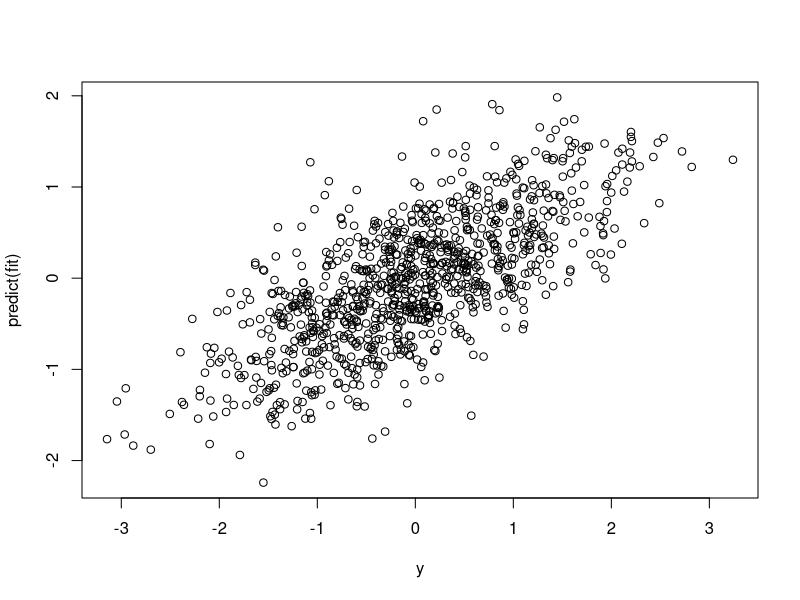
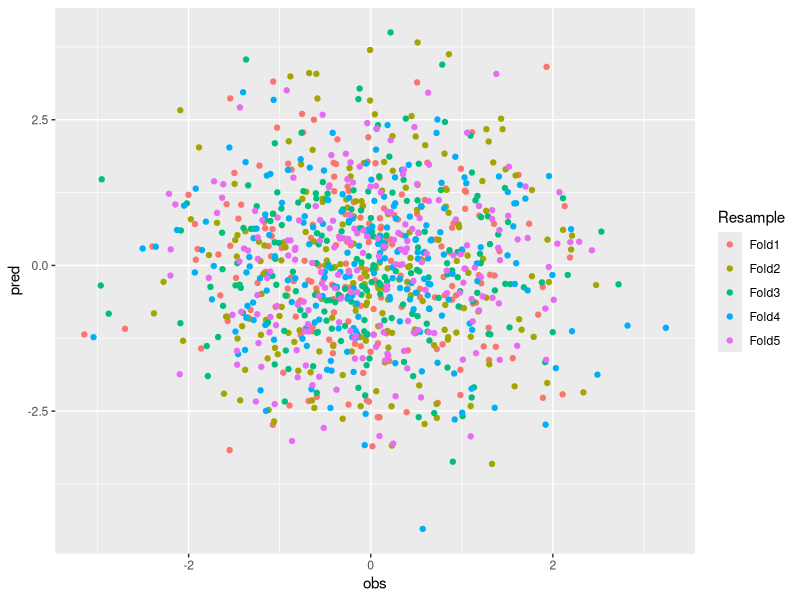
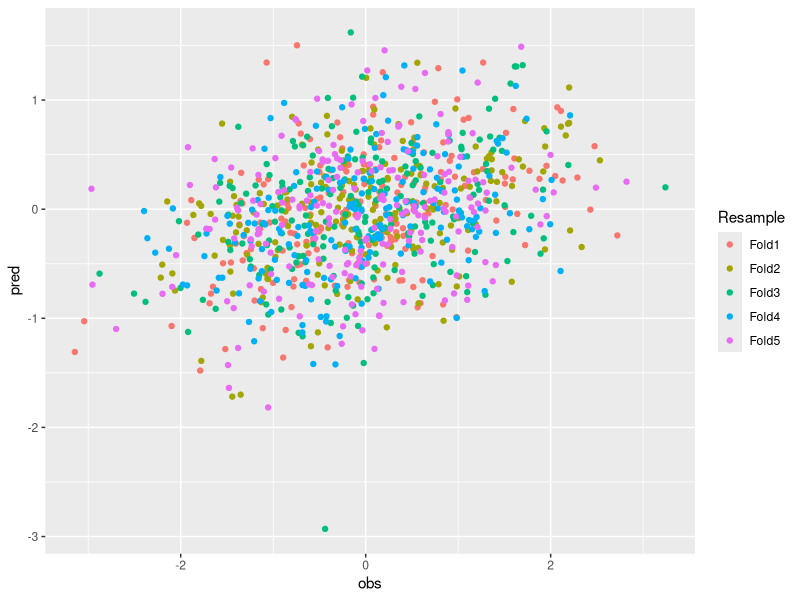
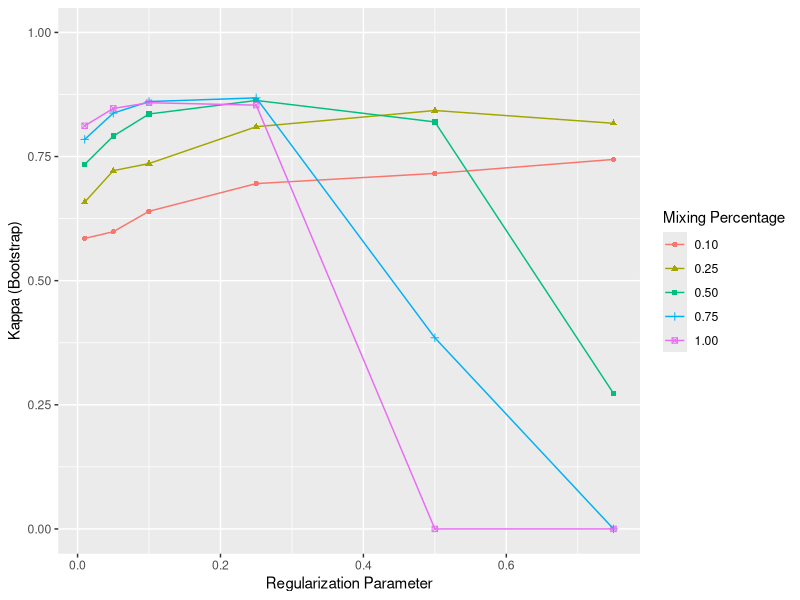
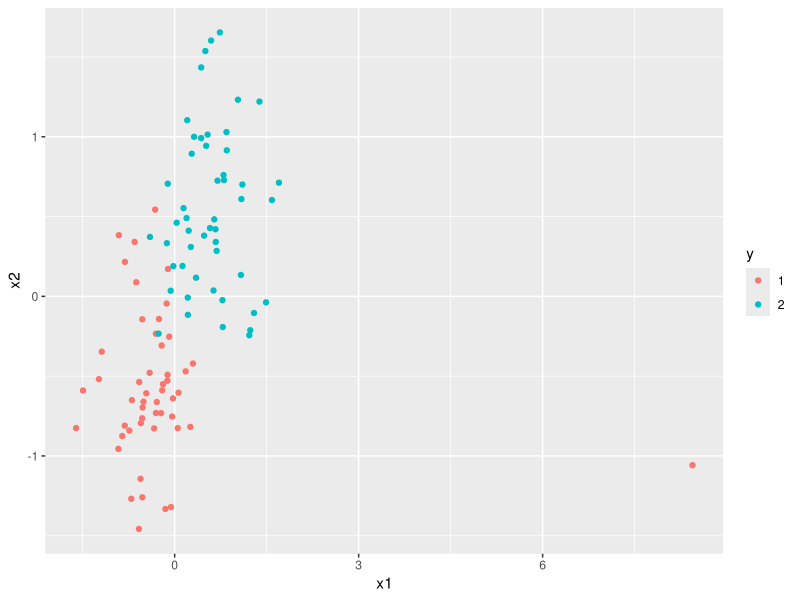
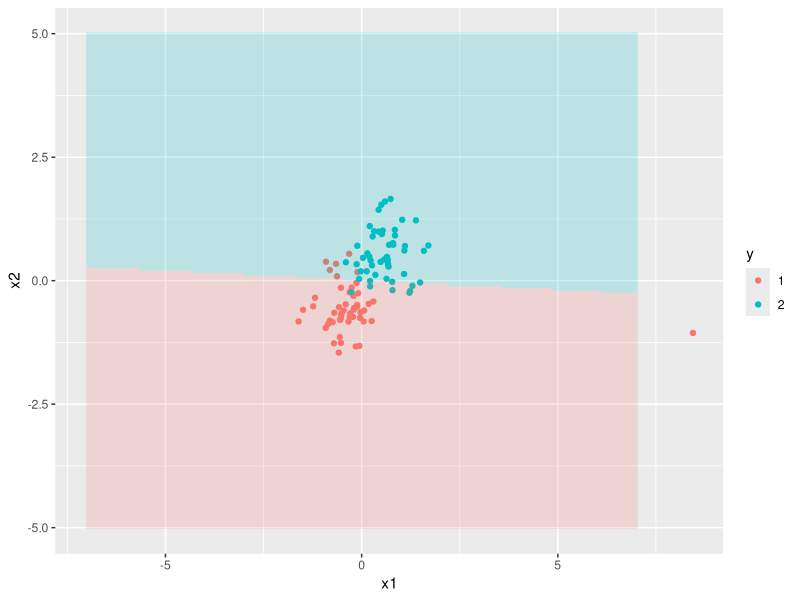
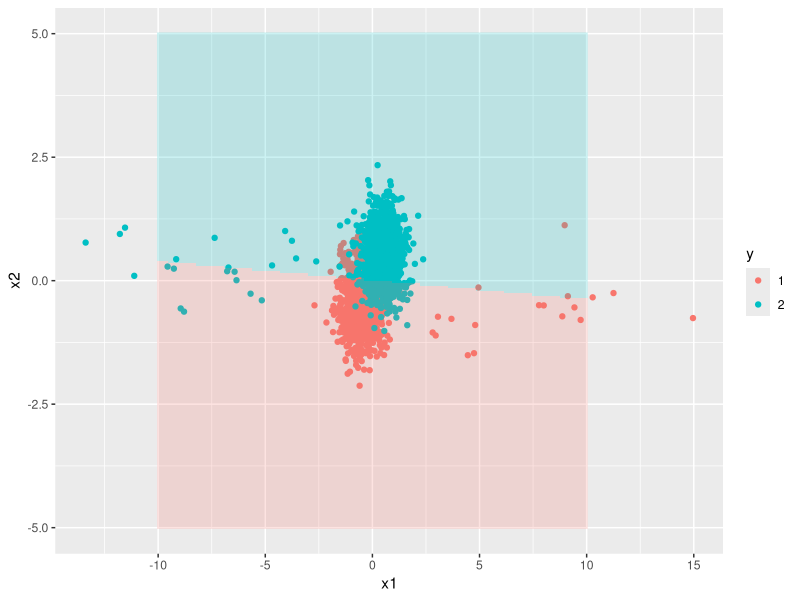

The R source for these figures, in order: (Note: this script raises an error after producing the figures.)
## ---- chunk 1
knitr::opts_chunk$set(cache=TRUE)
## ---- chunk 2
library(caret)
n <- 1000 # observations
p <- 500 # features

# simulate x
x <- matrix(rnorm(n*p),ncol=p,dimnames=list(seq_len(n),seq_len(p)))

# simulate y
y <- rnorm(n)

# fit model
fit <- train(x, y, method="lm", trControl=trainControl(method="none"))

# print results
fit$results

# plot predicted values vs actual values
plot(y, predict(fit))

# print correlation
cor(y, predict(fit))
## ---- chunk 3
# specify cross validation setup using trainControl
trCtl <- trainControl(method="cv", number=5, savePredictions=TRUE)

# fit model using trainControl specification
fit <- train(x, y, method="lm", trControl=trCtl)
## ---- chunk 4
# print results
fit$results
head(fit$pred)
## ---- chunk 5
# function calculates mean R^2 across folds
getR2 <- function(pred) {
  r2s <- sapply(1:5, function(i) {
    idx <- pred[,"Resample"] == paste0("Fold",i)
    cor(pred[idx,2], pred[idx,1])^2
  })
  mean(r2s)
}
getR2(fit$pred)
## ---- chunk 6
library(ggplot2)
ggplot(fit$pred, aes(obs, pred, color=Resample)) + geom_point()
## ---- chunk 7
cors <- cor(x, y)[,1]
q <- quantile(abs(cors), .8)
x.filt <- x[,abs(cors) > q]
fit <- train(x.filt, y, method="lm", trControl=trCtl)
fit$results
## ---- chunk 8
ggplot(fit$pred, aes(obs, pred, color=Resample)) + geom_point()
## ---- chunk 9
summary(iris)
idx <- 51:150
x <- cbind(iris[idx,1:4], matrix(rnorm(100*100),ncol=100))
x <- scale(x)
y <- droplevels(iris$Species[idx])
table(y)
## ---- chunk 10
tg <- expand.grid(lambda=c(.01,.05,.1,.25,.5,.75), alpha=c(.1,.25,.5,.75,1))
head(tg,8)
## ---- chunk 11
fit <- train(x, y, method="glmnet", tuneGrid=tg)
ggplot(fit, metric="Kappa") + ylim(0,1)
## ---- chunk 12
fit$bestTune
fit$results[rownames(fit$bestTune),]
## ---- chunk 13
train.idx <- createDataPartition(y, p=.75, list=FALSE)
# just demonstrating that the labels are balanced:
table(seq_len(100) %in% train.idx, y)
## ---- chunk 14
train.x <- x[train.idx,]
train.y <- y[train.idx]
test.x <- x[-train.idx,]
test.y <- y[-train.idx]
## ---- chunk 15
fit <- train(train.x, train.y, method="glmnet", tuneGrid=tg)
fit$results[rownames(fit$bestTune),]
## ---- chunk 16
pred <- predict(fit, newdata=test.x)
table(pred, test.y)
## ---- chunk 17
confusionMatrix(data=pred, reference=test.y)
## ---- chunk 18
postResample(pred=pred, obs=test.y)
## ---- chunk 19
makeData <- function(n) {
  sd <- .5
  
  # simulate first predictor, half negative half positive
  x1 <- c(rnorm(.5*n,-.5,sd),rnorm(.5*n,.5,sd))
  
  # simulate second predictor, half negative half positive
  x2 <- c(rnorm(.5*n,-.5,sd),rnorm(.5*n,.5,sd))
  
  # pick a small random subset of samples and make as outliers
  idx <- sample(n, .025*n)
  x1[idx] <- -10 * x1[idx]
  
  # create class labels (1 or 2) with equal prevalence
  # labels overlap with negative and positive mean values of x1 and x2
  y <- factor(rep(c(1,2),n*c(.5,.5)))
  data.frame(x1,x2,y)
}
set.seed(1)
dat <- makeData(100)
y <- dat$y
x <- dat[c("x1","x2")]
ggplot(dat, aes(x1,x2,col=y)) + geom_point()
## ---- chunk 20
library(MASS)
learner <- function(x,y) {
  # get min and max of 1st col of x
  idx <- c(which.max(x[,1]), which.min(x[,1]))
  wt <- 10
  # repeat these observations wt times in original data and add to x and y
  x <- rbind(x, do.call(rbind, lapply(seq_len(wt), function(i) x[idx,])))
  y <- c(y, rep(y[idx],wt))
  
  # run lda
  lda(x, y)
}
## ---- chunk 21
l <- learner(x,y)
s <- seq(from=-5,to=5,length.out=200)
s.wide <- seq(from=-7,to=7,length.out=200)
grid <- expand.grid(x1=s.wide,x2=s)
grid.dat <- data.frame(y=predict(l, grid)$class, grid)
ggplot(dat, aes(x1,x2,col=y)) + geom_point() + 
  geom_raster(data=grid.dat, aes(x1,x2,fill=y),alpha=.2,show.legend=FALSE)
## ---- chunk 22
learnerPred <- function(x,l) {
  predict(l, newdata=x)$class
}
table(pred=learnerPred(x,l), obs=y)
## ---- chunk 23
B <- 400
reps <- lapply(seq_len(B), function(i) {
  boot <- sample(nrow(x), nrow(x), replace=TRUE)
  learner(x[boot,], y[boot])
})
## ---- chunk 24
bagged <- sapply(seq_len(B), function(i) {
  learnerPred(x, reps[[i]])
})
bag.pred <- ifelse(rowSums(bagged == "2") > B/2, "2", "1")
table(pred=bag.pred, obs=y)
## ---- chunk 25
dat.test <- makeData(2000)
s.wide <- seq(from=-10,to=10,length.out=200)
grid <- expand.grid(x1=s.wide,x2=s)
grid.dat <- data.frame(y=predict(l, grid)$class, grid)
ggplot(dat.test, aes(x1,x2,col=y)) + geom_point() +
  geom_raster(data=grid.dat, aes(x1,x2,fill=y),alpha=.2,show.legend=FALSE)
## ---- chunk 26
y.test <- dat.test$y
x.test <- dat.test[,c("x1","x2")]
(tab <- table(pred=learnerPred(x.test,l), obs=y.test))
tab[1,2] + tab[2,1]
## ---- chunk 27
bagged <- sapply(seq_len(B), function(i) {
  learnerPred(x.test, reps[[i]])
})
bag.pred <- ifelse(rowSums(bagged == "2") > B/2, "2", "1")
(tab <- table(pred=bag.pred, obs=y.test))
tab[1,2] + tab[2,1]
## ---- chunk 28
fit <- train(x, y, method="treebag")
fit$results
pred <- predict(fit, x.test)
tab <- table(pred, obs=y.test)
tab[1,2] + tab[2,1]
## ---- chunk 29
fit <- train(x, y, method="lda")
fit$results
pred <- predict(fit, x.test)
tab <- table(pred, obs=y.test)
tab[1,2] + tab[2,1]
## ---- chunk 30
fit <- train(x, y, method="gbm", verbose=FALSE)
fit$results
pred <- predict(fit, x.test)
tab <- table(pred, obs=y.test)
tab[1,2] + tab[2,1]
## ---- chunk 31
plot(fit$finalModel$train.error, type="o",
     xlab="round", ylab="train error")
## ---- chunk 32
ggplot(dat, aes(x1,x2,col=y)) + geom_point()
## ---- chunk 33
plot(fit$finalModel, i.var=1)
plot(fit$finalModel, i.var=2)
plot(fit$finalModel, i.var=1:2)
